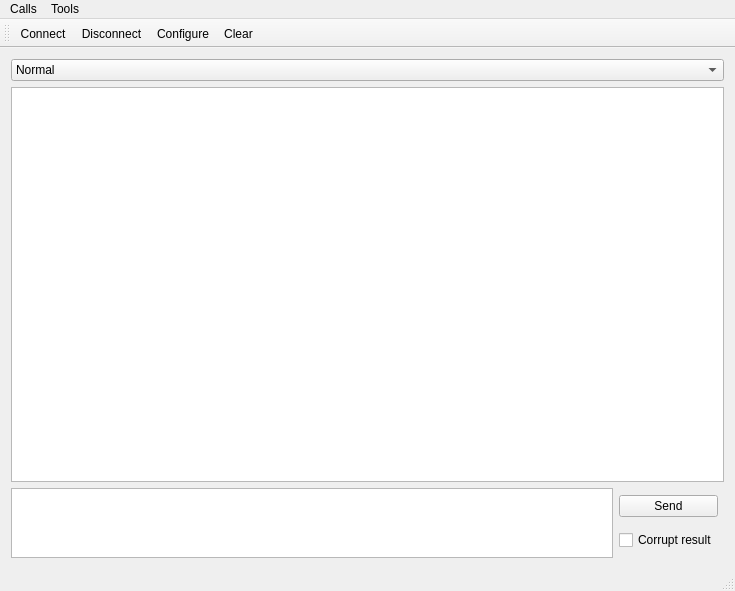
<?xml version="1.0" encoding="UTF-8"?>
<ui version="4.0">
 <class>MainWindow</class>
 <widget class="QMainWindow" name="MainWindow">
  <property name="geometry">
   <rect>
    <x>0</x>
    <y>0</y>
    <width>735</width>
    <height>591</height>
   </rect>
  </property>
  <property name="windowTitle">
   <string>Simple Terminal</string>
  </property>
  <widget class="QWidget" name="centralWidget">
   <layout class="QVBoxLayout" name="verticalLayout" stretch="0,7,1">
    <property name="spacing">
     <number>6</number>
    </property>
    <item>
     <widget class="QComboBox" name="collisionComboBox">
      <property name="currentText">
       <string>Normal</string>
      </property>
      <property name="maxVisibleItems">
       <number>10</number>
      </property>
      <item>
       <property name="text">
        <string>Normal</string>
       </property>
      </item>
      <item>
       <property name="text">
        <string>Package loss</string>
       </property>
      </item>
      <item>
       <property name="text">
        <string>Package shuffle</string>
       </property>
      </item>
     </widget>
    </item>
    <item>
     <widget class="QTextBrowser" name="outputWindow">
      <property name="sizePolicy">
       <sizepolicy hsizetype="Expanding" vsizetype="Expanding">
        <horstretch>0</horstretch>
        <verstretch>0</verstretch>
       </sizepolicy>
      </property>
      <property name="minimumSize">
       <size>
        <width>599</width>
        <height>247</height>
       </size>
      </property>
      <property name="maximumSize">
       <size>
        <width>16777215</width>
        <height>16777215</height>
       </size>
      </property>
     </widget>
    </item>
    <item>
     <layout class="QHBoxLayout" name="horizontalLayout" stretch="0,0">
      <property name="spacing">
       <number>6</number>
      </property>
      <property name="rightMargin">
       <number>6</number>
      </property>
      <item>
       <widget class="QPlainTextEdit" name="userText">
        <property name="sizePolicy">
         <sizepolicy hsizetype="Expanding" vsizetype="Preferred">
          <horstretch>0</horstretch>
          <verstretch>0</verstretch>
         </sizepolicy>
        </property>
        <property name="minimumSize">
         <size>
          <width>0</width>
          <height>0</height>
         </size>
        </property>
       </widget>
      </item>
      <item>
       <layout class="QVBoxLayout" name="verticalLayout_2">
        <item>
         <widget class="QPushButton" name="sendButton">
          <property name="sizePolicy">
           <sizepolicy hsizetype="Minimum" vsizetype="Maximum">
            <horstretch>0</horstretch>
            <verstretch>0</verstretch>
           </sizepolicy>
          </property>
          <property name="text">
           <string>Send</string>
          </property>
          <property name="shortcut">
           <string>Ctrl+Return</string>
          </property>
          <property name="flat">
           <bool>false</bool>
          </property>
         </widget>
        </item>
        <item>
         <widget class="QCheckBox" name="corruptResultBox">
          <property name="enabled">
           <bool>true</bool>
          </property>
          <property name="sizePolicy">
           <sizepolicy hsizetype="Minimum" vsizetype="Fixed">
            <horstretch>0</horstretch>
            <verstretch>0</verstretch>
           </sizepolicy>
          </property>
          <property name="text">
           <string>Corrupt result</string>
          </property>
         </widget>
        </item>
       </layout>
      </item>
     </layout>
    </item>
   </layout>
  </widget>
  <widget class="QMenuBar" name="menuBar">
   <property name="geometry">
    <rect>
     <x>0</x>
     <y>0</y>
     <width>735</width>
     <height>21</height>
    </rect>
   </property>
   <widget class="QMenu" name="menuCalls">
    <property name="title">
     <string>Calls</string>
    </property>
    <addaction name="actionConnect"/>
    <addaction name="actionDisconnect"/>
    <addaction name="separator"/>
    <addaction name="actionQuit"/>
   </widget>
   <widget class="QMenu" name="menuTools">
    <property name="title">
     <string>Tools</string>
    </property>
    <addaction name="actionConfigure"/>
    <addaction name="actionClear"/>
   </widget>
   <addaction name="menuCalls"/>
   <addaction name="menuTools"/>
  </widget>
  <widget class="QToolBar" name="mainToolBar">
   <attribute name="toolBarArea">
    <enum>TopToolBarArea</enum>
   </attribute>
   <attribute name="toolBarBreak">
    <bool>false</bool>
   </attribute>
   <addaction name="actionConnect"/>
   <addaction name="actionDisconnect"/>
   <addaction name="actionConfigure"/>
   <addaction name="actionClear"/>
  </widget>
  <widget class="QStatusBar" name="statusBar"/>
  <action name="actionConnect">
   <property name="icon">
    <iconset resource="terminal.qrc">
     <normaloff>:/images/connect.png</normaloff>:/images/connect.png</iconset>
   </property>
   <property name="text">
    <string>C&amp;onnect</string>
   </property>
   <property name="toolTip">
    <string>Connect to serial port</string>
   </property>
   <property name="shortcut">
    <string>Ctrl+O</string>
   </property>
  </action>
  <action name="actionDisconnect">
   <property name="icon">
    <iconset resource="terminal.qrc">
     <normaloff>:/images/disconnect.png</normaloff>:/images/disconnect.png</iconset>
   </property>
   <property name="text">
    <string>&amp;Disconnect</string>
   </property>
   <property name="toolTip">
    <string>Disconnect from serial port</string>
   </property>
   <property name="shortcut">
    <string>Ctrl+D</string>
   </property>
  </action>
  <action name="actionConfigure">
   <property name="icon">
    <iconset resource="terminal.qrc">
     <normaloff>:/images/settings.png</normaloff>:/images/settings.png</iconset>
   </property>
   <property name="text">
    <string>&amp;Configure</string>
   </property>
   <property name="toolTip">
    <string>Configure serial port</string>
   </property>
   <property name="shortcut">
    <string>Alt+C</string>
   </property>
  </action>
  <action name="actionClear">
   <property name="icon">
    <iconset resource="terminal.qrc">
     <normaloff>:/images/clear.png</normaloff>:/images/clear.png</iconset>
   </property>
   <property name="text">
    <string>C&amp;lear</string>
   </property>
   <property name="toolTip">
    <string>Clear data</string>
   </property>
   <property name="shortcut">
    <string>Alt+L</string>
   </property>
  </action>
  <action name="actionQuit">
   <property name="icon">
    <iconset resource="terminal.qrc">
     <normaloff>:/images/application-exit.png</normaloff>:/images/application-exit.png</iconset>
   </property>
   <property name="text">
    <string>&amp;Quit</string>
   </property>
   <property name="shortcut">
    <string>Ctrl+Q</string>
   </property>
  </action>
 </widget>
 <layoutdefault spacing="6" margin="11"/>
 <resources>
  <include location="terminal.qrc"/>
 </resources>
 <connections/>
 <slots>
  <slot>sendData()</slot>
 </slots>
</ui>
